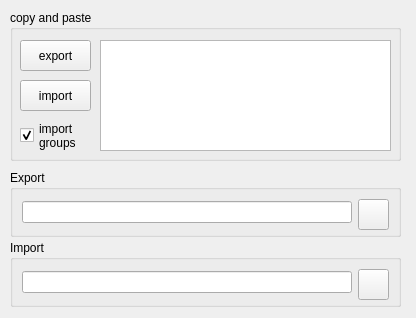
<?xml version="1.0" encoding="UTF-8"?>
<ui version="4.0">
 <class>ExportPage</class>
 <widget class="QWidget" name="ExportPage">
  <property name="geometry">
   <rect>
    <x>0</x>
    <y>0</y>
    <width>416</width>
    <height>318</height>
   </rect>
  </property>
  <property name="windowTitle">
   <string>Dialog</string>
  </property>
  <widget class="QGroupBox" name="groupBox_3">
   <property name="geometry">
    <rect>
     <x>10</x>
     <y>170</y>
     <width>391</width>
     <height>67</height>
    </rect>
   </property>
   <property name="title">
    <string>Export</string>
   </property>
   <layout class="QGridLayout">
    <item row="0" column="0">
     <widget class="QLineEdit" name="exportFilenameLine">
      <property name="readOnly">
       <bool>true</bool>
      </property>
     </widget>
    </item>
    <item row="0" column="2">
     <widget class="QPushButton" name="exportDirButton">
      <property name="minimumSize">
       <size>
        <width>31</width>
        <height>31</height>
       </size>
      </property>
      <property name="maximumSize">
       <size>
        <width>31</width>
        <height>31</height>
       </size>
      </property>
      <property name="toolTip">
       <string>Browse</string>
      </property>
      <property name="text">
       <string/>
      </property>
      <property name="icon">
       <iconset resource="../../retroshare-gui/src/gui/images.qrc">
        <normaloff>:/images/directoryselect_24x24_shadow.png</normaloff>:/images/directoryselect_24x24_shadow.png</iconset>
      </property>
      <property name="iconSize">
       <size>
        <width>24</width>
        <height>24</height>
       </size>
      </property>
     </widget>
    </item>
   </layout>
  </widget>
  <widget class="QGroupBox" name="groupBox_4">
   <property name="geometry">
    <rect>
     <x>10</x>
     <y>240</y>
     <width>391</width>
     <height>67</height>
    </rect>
   </property>
   <property name="title">
    <string>Import</string>
   </property>
   <layout class="QGridLayout" name="_2">
    <item row="0" column="2">
     <widget class="QPushButton" name="importDirButton">
      <property name="minimumSize">
       <size>
        <width>31</width>
        <height>31</height>
       </size>
      </property>
      <property name="maximumSize">
       <size>
        <width>31</width>
        <height>31</height>
       </size>
      </property>
      <property name="toolTip">
       <string>Browse</string>
      </property>
      <property name="text">
       <string/>
      </property>
      <property name="icon">
       <iconset resource="../../retroshare-gui/src/gui/images.qrc">
        <normaloff>:/images/directoryselect_24x24_shadow.png</normaloff>:/images/directoryselect_24x24_shadow.png</iconset>
      </property>
      <property name="iconSize">
       <size>
        <width>24</width>
        <height>24</height>
       </size>
      </property>
     </widget>
    </item>
    <item row="0" column="0">
     <widget class="QLineEdit" name="importFilepath">
      <property name="readOnly">
       <bool>true</bool>
      </property>
     </widget>
    </item>
   </layout>
  </widget>
  <widget class="QGroupBox" name="gb_textArea">
   <property name="geometry">
    <rect>
     <x>10</x>
     <y>10</y>
     <width>391</width>
     <height>151</height>
    </rect>
   </property>
   <property name="title">
    <string>copy and paste</string>
   </property>
   <widget class="QPushButton" name="pb_export">
    <property name="geometry">
     <rect>
      <x>10</x>
      <y>30</y>
      <width>71</width>
      <height>31</height>
     </rect>
    </property>
    <property name="text">
     <string>export</string>
    </property>
   </widget>
   <widget class="QPushButton" name="pb_import">
    <property name="geometry">
     <rect>
      <x>10</x>
      <y>70</y>
      <width>71</width>
      <height>31</height>
     </rect>
    </property>
    <property name="text">
     <string>import</string>
    </property>
   </widget>
   <widget class="QPlainTextEdit" name="pte_text">
    <property name="geometry">
     <rect>
      <x>90</x>
      <y>30</y>
      <width>291</width>
      <height>111</height>
     </rect>
    </property>
   </widget>
   <widget class="QCheckBox" name="cb_importGrps">
    <property name="geometry">
     <rect>
      <x>10</x>
      <y>110</y>
      <width>70</width>
      <height>31</height>
     </rect>
    </property>
    <property name="text">
     <string>import
groups</string>
    </property>
    <property name="checked">
     <bool>true</bool>
    </property>
   </widget>
  </widget>
 </widget>
 <resources>
  <include location="../../retroshare-gui/src/gui/images.qrc"/>
 </resources>
 <connections/>
</ui>
